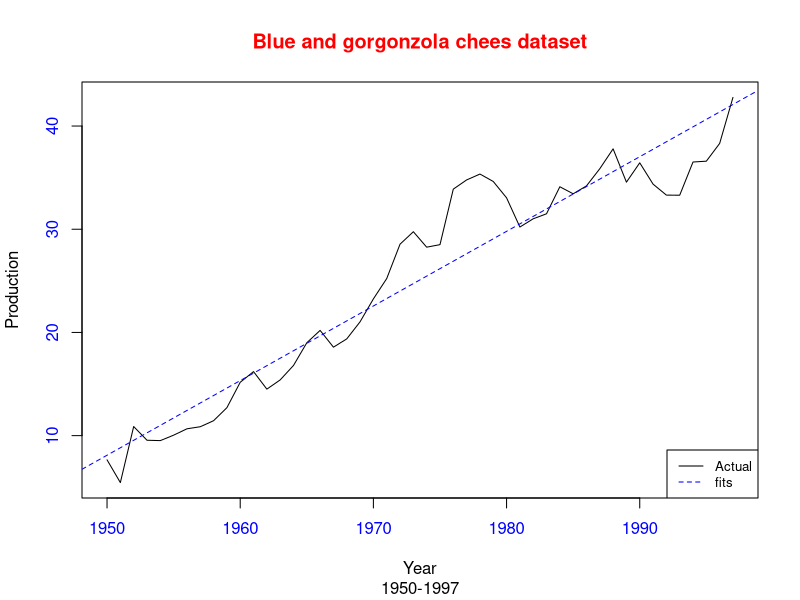
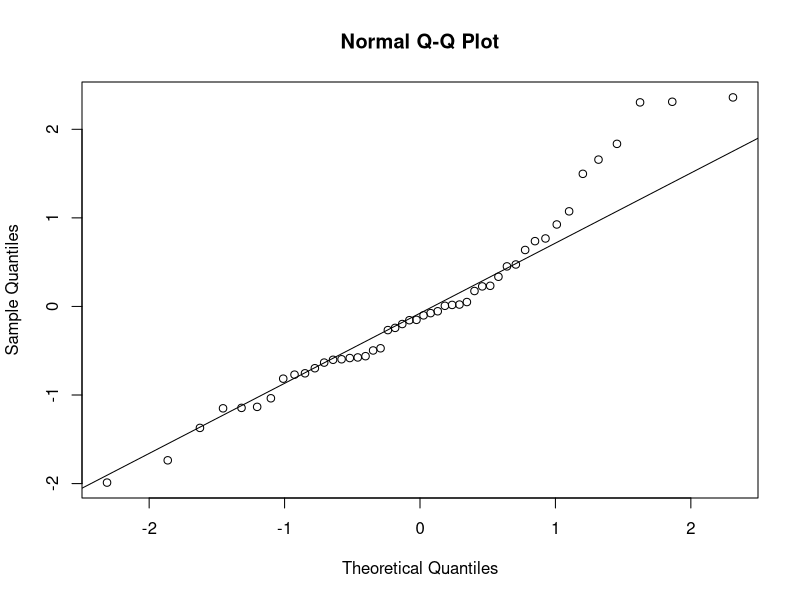
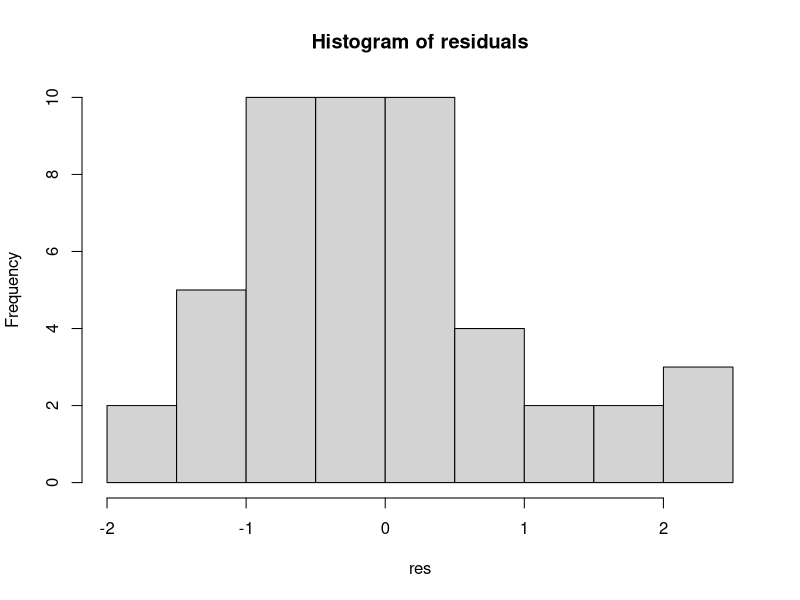

Write R code to recreate these figures, in order.
data <- read.csv("datasets/blue_and_gorgonzola_cheese.csv",
                 header=TRUE)

y <- data$Production.103_lb.
x <- data$Year
plot(x, y, type="l", col.axis="blue", ylab="", xlab="")

# Linear regression
model <- lm(Production.103_lb. ~ Year, data=data)

print(model)

abline(model, col="blue", lty=2, lwd=1)

legend("bottomright",
       legend=c("Actual", "fits"),
       col=c("black", "blue"),
       lty=1:2,
       cex=0.8)
title(main="Blue and gorgonzola chees dataset",
      sub="1950-1997",
      xlab="Year",
      ylab="Production",
      col.main="red")

res <- rstandard(model)
qqnorm(res)
qqline(res)
hist(res, main="Histogram of residuals")